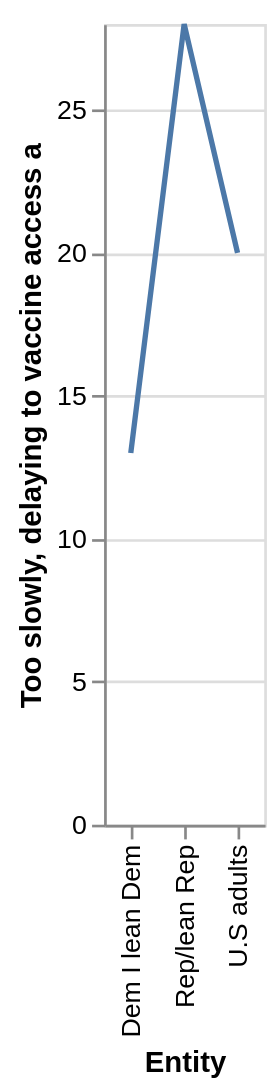

The Vega-Lite source for this figure:
### Vega-Lite specification from a JSON file in a GitHub repository (floating-point values rounded to 4 significant figures)
{"$schema": "https://vega.github.io/schema/vega-lite/v5.json", "description": "Line chart auto-generated from CSV", "data": {"values": [{"Entity": "Dem I lean Dem", "Too slowly, delaying to vaccine access a": "13", "safety Too fast, before and effectiveness fully understood": "86"}, {"Entity": "Rep/lean Rep", "Too slowly, delaying to vaccine access a": "28", "safety Too fast, before and effectiveness fully understood": "69"}, {"Entity": "U.S adults", "Too slowly, delaying to vaccine access a": "20", "safety Too fast, before and effectiveness fully understood": "78"}]}, "mark": "line", "encoding": {"x": {"field": "Entity", "type": "ordinal"}, "y": {"field": "Too slowly, delaying to vaccine access a", "type": "quantitative"}}}
